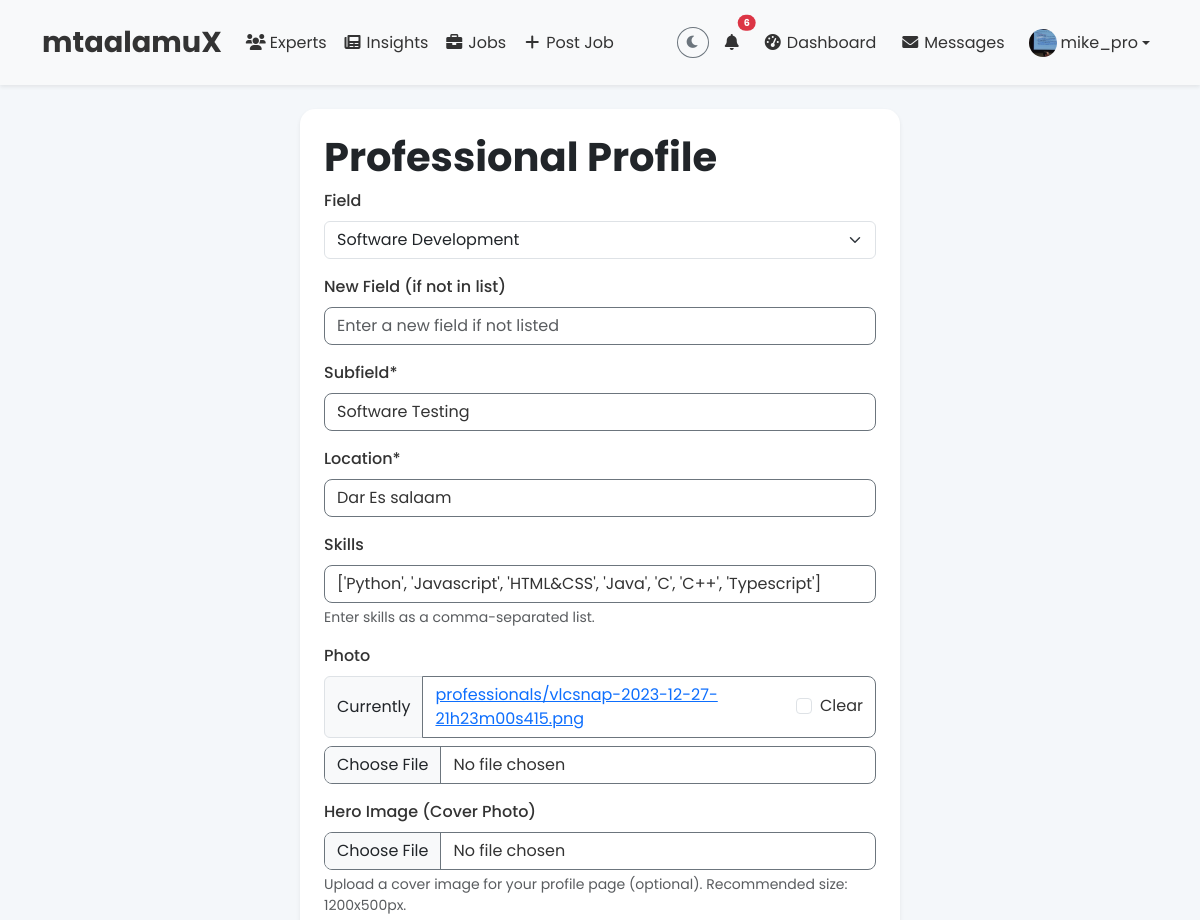
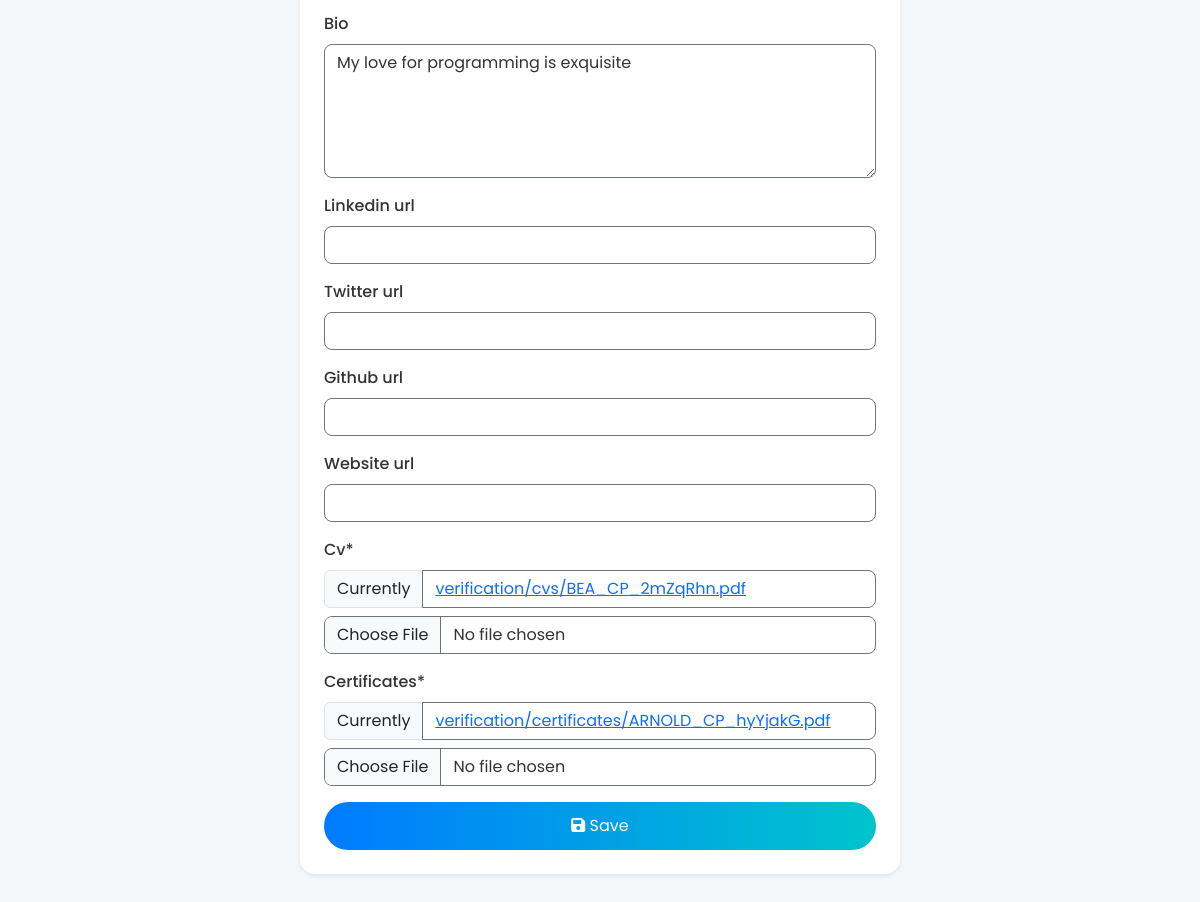
Screenshot of /setup-profile/ (signed in) with the database file from the repository (2 pictures, top to bottom).
### core/models.py (models this page shows, shortened)
class UserProfile(models.Model):
    user = models.OneToOneField(User, on_delete=models.CASCADE)
    is_professional = models.BooleanField(default=False)
    bio = models.TextField(max_length=1000, blank=True)
    avatar = models.ImageField(upload_to='avatars/', default='default_avatar.jpg')
    interests = models.CharField(max_length=200, blank=True)
    last_seen = models.DateTimeField(auto_now=True)
    theme = models.CharField(max_length=10, choices=[('light', 'Light'), ('dark', 'Dark')], default='light')

class Professional(models.Model):
    user = models.OneToOneField(User, on_delete=models.CASCADE, related_name='professional')
    field = models.ForeignKey(Category, on_delete=models.SET_NULL, null=True, related_name='professionals')
    subfield = models.CharField(max_length=100)
    location = models.CharField(max_length=100)
    skills = models.JSONField(default=list)
    photo = models.ImageField(upload_to='professionals/', blank=True, null=True)
    hero_image = models.ImageField(upload_to='hero_images/', blank=True, null=True)
    bio = models.TextField(blank=True)
    is_verified = models.BooleanField(default=False)
    followers = models.ManyToManyField(User, related_name='following', blank=True)
    linkedin_url = models.URLField(blank=True, null=True)
    twitter_url = models.URLField(blank=True, null=True)
    github_url = models.URLField(blank=True, null=True)
    website_url = models.URLField(blank=True, null=True)
    cv = models.FileField(upload_to='verification/cvs/', blank=True, null=True)
    certificates = models.FileField(upload_to='verification/certificates/', blank=True, null=True)

### core/views.py (the view)
# urls.py: path('setup-profile/', views.setup_profile, name='setup_profile'),
@login_required
def setup_profile(request):
    profile, created = UserProfile.objects.get_or_create(user=request.user)
    try:
        existing_professional = Professional.objects.get(user=request.user)
    except Professional.DoesNotExist:
        existing_professional = None # No existing professional record found
    if request.method == 'POST':
        if profile.is_professional:
            if existing_professional:
                form = ProfessionalForm(request.POST, request.FILES, instance=existing_professional)
                log_action = "Updated professional profile"
            else:
                form = ProfessionalForm(request.POST, request.FILES)
                log_action = "Created professional profile via setup"
            if form.is_valid():
                professional = form.save(commit=False) # Get instance, don't save yet
                professional.user = request.user     # Ensure user is set
                if 'skills' in form.cleaned_data:
                   professional.skills = form.cleaned_data['skills']
                professional.save()                 # Save the new or updated instance
                ActivityLog.objects.create(user=request.user, action=log_action)
                return redirect('core:dashboard')
        else: # User is NOT marked as professional
            form = UserProfileForm(request.POST, request.FILES, instance=profile)
            if form.is_valid():
                form.save()
                ActivityLog.objects.create(user=request.user, action="Updated user profile")
                return redirect('core:dashboard')
    else: # GET Request
        if profile.is_professional:
            if existing_professional:
                form = ProfessionalForm(instance=existing_professional)
            else:
                 form = ProfessionalForm()
        else:
            form = UserProfileForm(instance=profile)
    return render(request, 'core/setup_profile.html', {'form': form, 'is_professional': profile.is_professional})

### core/context_processors.py (called while the page is built)
def unread_notifications(request):
    if request.user.is_authenticated:
        unread_count = Notification.objects.filter(user=request.user, is_read=False).count()
    else:
        unread_count = 0
    return {'unread_notifications': unread_count}

def common_context(request):
    context = {
        'unread_notifications': 0,
        'site_theme': 'light'  # Default theme
    }
    if request.user.is_authenticated:
        context['unread_notifications'] = Notification.objects.filter(
            user=request.user, is_read=False
        ).count()
        try:
            profile = request.user.userprofile
            if profile.theme in ['light', 'dark']: # Validate theme value
                 context['site_theme'] = profile.theme
        except UserProfile.DoesNotExist:
            pass # User has no profile yet, use default theme
    return context

### core/templates/core/setup_profile.html (shortened to what this page needs)
{% extends 'core/base.html' %}
{% load crispy_forms_tags %}
{% block content %}
    <div class="card shadow-sm p-4 mx-auto" style="max-width: 600px;">
        <h1 class="display-6 fw-bold">{% if is_professional %}Professional Profile{% else %}User Profile{% endif %}</h1>
        <form method="post" enctype="multipart/form-data">
            {{ form|crispy }}
            <button type="submit" class="btn btn-primary w-100"><i class="fas fa-save"></i> Save</button>
        </form>
    </div>
{% endblock %}

### core/templates/core/base.html (shortened to what this page needs)
{% load static %}
<!DOCTYPE html>
<html lang="en" class="{% if site_theme == 'dark' %}dark-mode{% endif %} h-100">
<head>
    <link href="https://cdn.jsdelivr.net/npm/bootstrap@5.3.0/dist/css/bootstrap.min.css" rel="stylesheet">
    <link href="https://cdnjs.cloudflare.com/ajax/libs/font-awesome/6.0.0-beta3/css/all.min.css" rel="stylesheet">
    <link rel="stylesheet" href="{% static 'css/styles.css' %}">
</head>
<body class="d-flex flex-column h-100">
    <nav class="navbar navbar-expand-lg {% if site_theme == 'dark' %}navbar-dark bg-dark{% else %}navbar-light bg-light{% endif %} shadow-sm sticky-top">
        <div class="container">
            <a class="navbar-brand fw-bold" href="{% url 'core:home' %}">mtaalamuX</a>
            <div class="collapse navbar-collapse" id="navbarNav">
                <ul class="navbar-nav me-auto mb-2 mb-lg-0">
                    <li class="nav-item"><a class="nav-link" href="{% url 'core:professional_list' %}"><i class="fas fa-users fa-fw me-1"></i>Experts</a></li>
                    <li class="nav-item"><a class="nav-link" href="{% url 'core:insights' %}"><i class="fas fa-newspaper fa-fw me-1"></i>Insights</a></li>
                    <li class="nav-item"><a class="nav-link" href="{% url 'core:job_list' %}"><i class="fas fa-briefcase fa-fw me-1"></i>Jobs</a></li>
                    {% if user.is_authenticated %}
                    <li class="nav-item">
                        <a class="nav-link" href="{% url 'core:post_job' %}" title="Post a Job">
                            <i class="fas fa-plus fa-fw me-1"></i>Post Job
                        </a>
                    </li>
                    {% endif %}
                </ul>
                <ul class="navbar-nav ms-auto align-items-center">
                    <li class="nav-item">
                        <button id="theme-toggle-btn" class="btn btn-sm {% if site_theme == 'dark' %}btn-outline-light{% else %}btn-outline-secondary{% endif %} rounded-circle" type="button" title="Toggle theme" aria-label="Toggle theme">
                            <i class="fas {% if site_theme == 'dark' %}fa-sun{% else %}fa-moon{% endif %}" id="theme-toggle-icon"></i>
                        </button>
                    </li>
                    <li class="nav-item ms-2">
                        <a class="nav-link position-relative" href="{% url 'core:notifications' %}" title="Notifications">
                            <i class="fas fa-bell"></i>
                            {% if user.is_authenticated and unread_notifications > 0 %}
                                <span class="position-absolute top-0 start-100 translate-middle badge rounded-pill bg-danger" style="font-size: 0.6em;">
                                    {{ unread_notifications }}
                                </span>
                            {% endif %}
                        </a>
                    </li>
                    {% if user.is_authenticated %}
                        <li class="nav-item ms-2 d-none d-lg-block"><a class="nav-link" href="{% url 'core:dashboard' %}" title="Dashboard"><i class="fas fa-tachometer-alt fa-fw me-1"></i>Dashboard</a></li>
                        <li class="nav-item ms-2 d-none d-lg-block"><a class="nav-link" href="{% url 'core:messages' %}" title="Messages"><i class="fas fa-envelope fa-fw me-1"></i>Messages</a></li>
                        <li class="nav-item dropdown ms-2">
                            <a class="nav-link dropdown-toggle d-flex align-items-center" href="#" id="profileDropdown" role="button" data-bs-toggle="dropdown" aria-expanded="false">
                                <img src="{% if user.userprofile.avatar %}{{ user.userprofile.avatar.url }}{% else %}{% static 'img/default_avatar.jpg' %}{% endif %}" class="rounded-circle me-1" alt="{{ user.username }}'s avatar" style="width: 28px; height: 28px; object-fit: cover;">
                                <span class="d-none d-lg-inline">{{ user.username }}</span>
                            </a>
                        </li>
                    {% endif %}
                </ul>
            </div>
        </div>
    </nav>
    <main class="flex-grow-1 py-4">
        {% block content %}{% endblock %}
    </main>
</body>
</html>

### static/css/styles.css (style rules this page uses)
* { margin: 0; padding: 0; box-sizing: border-box; }
:root { --primary: #007bff; --primary-dark: #0056b3; --secondary: #00c4cc; --secondary-dark: #009b9f; --background-light: #f4f7fa; --background-dark: #1a1a2e; --text-light: #333; --text-dark: #e0e0e0; --card-light: #fff; --card-dark: #2c3034; --muted-light: #6c757d; --muted-dark: #adb5bd; --navbar-dark: #343a40; --navbar-dark-gradient: #495057; }
html, body { height: 100%; margin: 0; }
body { display: flex; flex-direction: column; min-height: 100vh; font-family: 'Poppins', sans-serif; background-color: var(--background-light); color: var(--text-light); transition: background-color 0.3s, color 0.3s; }
main { flex-grow: 1; }
.navbar { padding: 1rem 0; box-shadow: 0 4px 12px rgba(0, 0, 0, 0.1); transition: background-color 0.3s; }
.navbar-light { background-color: var(--background-light); }
.navbar-light .navbar-brand, .navbar-light .navbar-nav .nav-link { color: var(--text-light); }
.navbar-brand { font-size: 1.8rem; }
.card { border: none; border-radius: 15px; background-color: var(--card-light); transition: transform 0.3s, box-shadow 0.3s; }
.btn-primary { background: linear-gradient(90deg, var(--primary), var(--secondary)); border: none; border-radius: 25px; padding: 0.75rem 1.5rem; color: #fff; transition: background 0.3s; }
.form-label { font-weight: 500; color: var(--text-light); }
.form-control, .form-control-file { border-radius: 8px; border: 1px solid var(--muted-light); background-color: var(--card-light); color: var(--text-light); transition: border-color 0.3s, background-color 0.3s, color 0.3s; }
.sticky-top { z-index: 1000; }

### rows the page displays
Professional: field "Software Development", subfield "Software Testing", location "Dar Es salaam", skills "['Python', 'Javascript', 'HTML&CSS', 'Java', 'C', 'C++', 'Typescript']", bio "My love for programming is exquisite"

### other values shown
{{ unread_notifications }} "6"
{{ user.username }} "mike_pro"
